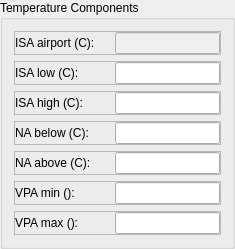
                        <widget class="QGroupBox" name="groupBox_4">
                         <property name="maximumSize">
                          <size>
                           <width>240</width>
                           <height>16777215</height>
                          </size>
                         </property>
                         <property name="title">
                          <string>Temperature Components</string>
                         </property>
                         <layout class="QVBoxLayout" name="verticalLayout_12">
                          <item>
                           <widget class="QFrame" name="frame_IasIA1_2">
                            <property name="sizePolicy">
                             <sizepolicy hsizetype="Minimum" vsizetype="Preferred">
                              <horstretch>0</horstretch>
                              <verstretch>0</verstretch>
                             </sizepolicy>
                            </property>
                            <property name="frameShape">
                             <enum>QFrame::StyledPanel</enum>
                            </property>
                            <property name="frameShadow">
                             <enum>QFrame::Raised</enum>
                            </property>
                            <layout class="QHBoxLayout" name="horizontalLayout_17">
                             <property name="spacing">
                              <number>0</number>
                             </property>
                             <property name="margin">
                              <number>0</number>
                             </property>
                             <item>
                              <widget class="QLabel" name="label_8">
                               <property name="minimumSize">
                                <size>
                                 <width>100</width>
                                 <height>0</height>
                                </size>
                               </property>
                               <property name="maximumSize">
                                <size>
                                 <width>120</width>
                                 <height>16777215</height>
                                </size>
                               </property>
                               <property name="font">
                                <font>
                                 <family>Arial</family>
                                 <weight>50</weight>
                                 <bold>false</bold>
                                </font>
                               </property>
                               <property name="text">
                                <string>ISA airport (C):</string>
                               </property>
                              </widget>
                             </item>
                             <item>
                              <widget class="QLineEdit" name="txtIsa_Airport">
                               <property name="enabled">
                                <bool>false</bool>
                               </property>
                               <property name="sizePolicy">
                                <sizepolicy hsizetype="Preferred" vsizetype="Fixed">
                                 <horstretch>0</horstretch>
                                 <verstretch>0</verstretch>
                                </sizepolicy>
                               </property>
                               <property name="minimumSize">
                                <size>
                                 <width>105</width>
                                 <height>0</height>
                                </size>
                               </property>
                               <property name="maximumSize">
                                <size>
                                 <width>100</width>
                                 <height>16777215</height>
                                </size>
                               </property>
                               <property name="font">
                                <font>
                                 <family>Arial</family>
                                 <weight>50</weight>
                                 <bold>false</bold>
                                </font>
                               </property>
                               <property name="text">
                                <string/>
                               </property>
                              </widget>
                             </item>
                            </layout>
                           </widget>
                          </item>
                          <item>
                           <widget class="QFrame" name="frame_IasIA1_3">
                            <property name="sizePolicy">
                             <sizepolicy hsizetype="Minimum" vsizetype="Preferred">
                              <horstretch>0</horstretch>
                              <verstretch>0</verstretch>
                             </sizepolicy>
                            </property>
                            <property name="frameShape">
                             <enum>QFrame::StyledPanel</enum>
                            </property>
                            <property name="frameShadow">
                             <enum>QFrame::Raised</enum>
                            </property>
                            <layout class="QHBoxLayout" name="horizontalLayout_18">
                             <property name="spacing">
                              <number>0</number>
                             </property>
                             <property name="margin">
                              <number>0</number>
                             </property>
                             <item>
                              <widget class="QLabel" name="label_9">
                               <property name="minimumSize">
                                <size>
                                 <width>100</width>
                                 <height>0</height>
                                </size>
                               </property>
                               <property name="maximumSize">
                                <size>
                                 <width>120</width>
                                 <height>16777215</height>
                                </size>
                               </property>
                               <property name="font">
                                <font>
                                 <family>Arial</family>
                                 <weight>50</weight>
                                 <bold>false</bold>
                                </font>
                               </property>
                               <property name="text">
                                <string>ISA low (C):</string>
                               </property>
                              </widget>
                             </item>
                             <item>
                              <widget class="QLineEdit" name="txtIsa_Low">
                               <property name="sizePolicy">
                                <sizepolicy hsizetype="Preferred" vsizetype="Fixed">
                                 <horstretch>0</horstretch>
                                 <verstretch>0</verstretch>
                                </sizepolicy>
                               </property>
                               <property name="minimumSize">
                                <size>
                                 <width>105</width>
                                 <height>0</height>
                                </size>
                               </property>
                               <property name="maximumSize">
                                <size>
                                 <width>100</width>
                                 <height>16777215</height>
                                </size>
                               </property>
                               <property name="font">
                                <font>
                                 <family>Arial</family>
                                 <weight>50</weight>
                                 <bold>false</bold>
                                </font>
                               </property>
                               <property name="text">
                                <string/>
                               </property>
                              </widget>
                             </item>
                            </layout>
                           </widget>
                          </item>
                          <item>
                           <widget class="QFrame" name="frame_IasIA1_4">
                            <property name="sizePolicy">
                             <sizepolicy hsizetype="Minimum" vsizetype="Preferred">
                              <horstretch>0</horstretch>
                              <verstretch>0</verstretch>
                             </sizepolicy>
                            </property>
                            <property name="frameShape">
                             <enum>QFrame::StyledPanel</enum>
                            </property>
                            <property name="frameShadow">
                             <enum>QFrame::Raised</enum>
                            </property>
                            <layout class="QHBoxLayout" name="horizontalLayout_19">
                             <property name="spacing">
                              <number>0</number>
                             </property>
                             <property name="margin">
                              <number>0</number>
                             </property>
                             <item>
                              <widget class="QLabel" name="label_10">
                               <property name="minimumSize">
                                <size>
                                 <width>100</width>
                                 <height>0</height>
                                </size>
                               </property>
                               <property name="maximumSize">
                                <size>
                                 <width>120</width>
                                 <height>16777215</height>
                                </size>
                               </property>
                               <property name="font">
                                <font>
                                 <family>Arial</family>
                                 <weight>50</weight>
                                 <bold>false</bold>
                                </font>
                               </property>
                               <property name="text">
                                <string>ISA high (C):</string>
                               </property>
                              </widget>
                             </item>
                             <item>
                              <widget class="QLineEdit" name="txtIsa_High">
                               <property name="sizePolicy">
                                <sizepolicy hsizetype="Preferred" vsizetype="Fixed">
                                 <horstretch>0</horstretch>
                                 <verstretch>0</verstretch>
                                </sizepolicy>
                               </property>
                               <property name="minimumSize">
                                <size>
                                 <width>105</width>
                                 <height>0</height>
                                </size>
                               </property>
                               <property name="maximumSize">
                                <size>
                                 <width>100</width>
                                 <height>16777215</height>
                                </size>
                               </property>
                               <property name="font">
                                <font>
                                 <family>Arial</family>
                                 <weight>50</weight>
                                 <bold>false</bold>
                                </font>
                               </property>
                               <property name="text">
                                <string/>
                               </property>
                              </widget>
                             </item>
                            </layout>
                           </widget>
                          </item>
                          <item>
                           <widget class="QFrame" name="frame_IasIA1_5">
                            <property name="sizePolicy">
                             <sizepolicy hsizetype="Minimum" vsizetype="Preferred">
                              <horstretch>0</horstretch>
                              <verstretch>0</verstretch>
                             </sizepolicy>
                            </property>
                            <property name="frameShape">
                             <enum>QFrame::StyledPanel</enum>
                            </property>
                            <property name="frameShadow">
                             <enum>QFrame::Raised</enum>
                            </property>
                            <layout class="QHBoxLayout" name="horizontalLayout_20">
                             <property name="spacing">
                              <number>0</number>
                             </property>
                             <property name="margin">
                              <number>0</number>
                             </property>
                             <item>
                              <widget class="QLabel" name="label_11">
                               <property name="minimumSize">
                                <size>
                                 <width>100</width>
                                 <height>0</height>
                                </size>
                               </property>
                               <property name="maximumSize">
                                <size>
                                 <width>120</width>
                                 <height>16777215</height>
                                </size>
                               </property>
                               <property name="font">
                                <font>
                                 <family>Arial</family>
                                 <weight>50</weight>
                                 <bold>false</bold>
                                </font>
                               </property>
                               <property name="text">
                                <string>NA below (C):</string>
                               </property>
                              </widget>
                             </item>
                             <item>
                              <widget class="QLineEdit" name="txtNA_Below">
                               <property name="sizePolicy">
                                <sizepolicy hsizetype="Preferred" vsizetype="Fixed">
                                 <horstretch>0</horstretch>
                                 <verstretch>0</verstretch>
                                </sizepolicy>
                               </property>
                               <property name="minimumSize">
                                <size>
                                 <width>105</width>
                                 <height>0</height>
                                </size>
                               </property>
                               <property name="maximumSize">
                                <size>
                                 <width>100</width>
                                 <height>16777215</height>
                                </size>
                               </property>
                               <property name="font">
                                <font>
                                 <family>Arial</family>
                                 <weight>50</weight>
                                 <bold>false</bold>
                                </font>
                               </property>
                               <property name="text">
                                <string/>
                               </property>
                              </widget>
                             </item>
                            </layout>
                           </widget>
                          </item>
                          <item>
                           <widget class="QFrame" name="frame_IasIA1_6">
                            <property name="sizePolicy">
                             <sizepolicy hsizetype="Minimum" vsizetype="Preferred">
                              <horstretch>0</horstretch>
                              <verstretch>0</verstretch>
                             </sizepolicy>
                            </property>
                            <property name="frameShape">
                             <enum>QFrame::StyledPanel</enum>
                            </property>
                            <property name="frameShadow">
                             <enum>QFrame::Raised</enum>
                            </property>
                            <layout class="QHBoxLayout" name="horizontalLayout_21">
                             <property name="spacing">
                              <number>0</number>
                             </property>
                             <property name="margin">
                              <number>0</number>
                             </property>
                             <item>
                              <widget class="QLabel" name="label_12">
                               <property name="minimumSize">
                                <size>
                                 <width>100</width>
                                 <height>0</height>
                                </size>
                               </property>
                               <property name="maximumSize">
                                <size>
                                 <width>120</width>
                                 <height>16777215</height>
                                </size>
                               </property>
                               <property name="font">
                                <font>
                                 <family>Arial</family>
                                 <weight>50</weight>
                                 <bold>false</bold>
                                </font>
                               </property>
                               <property name="text">
                                <string>NA above (C):</string>
                               </property>
                              </widget>
                             </item>
                             <item>
                              <widget class="QLineEdit" name="txtNA_Above">
                               <property name="sizePolicy">
                                <sizepolicy hsizetype="Preferred" vsizetype="Fixed">
                                 <horstretch>0</horstretch>
                                 <verstretch>0</verstretch>
                                </sizepolicy>
                               </property>
                               <property name="minimumSize">
                                <size>
                                 <width>105</width>
                                 <height>0</height>
                                </size>
                               </property>
                               <property name="maximumSize">
                                <size>
                                 <width>100</width>
                                 <height>16777215</height>
                                </size>
                               </property>
                               <property name="font">
                                <font>
                                 <family>Arial</family>
                                 <weight>50</weight>
                                 <bold>false</bold>
                                </font>
                               </property>
                               <property name="text">
                                <string/>
                               </property>
                              </widget>
                             </item>
                            </layout>
                           </widget>
                          </item>
                          <item>
                           <widget class="QFrame" name="frame_IasIA1_7">
                            <property name="sizePolicy">
                             <sizepolicy hsizetype="Minimum" vsizetype="Preferred">
                              <horstretch>0</horstretch>
                              <verstretch>0</verstretch>
                             </sizepolicy>
                            </property>
                            <property name="frameShape">
                             <enum>QFrame::StyledPanel</enum>
                            </property>
                            <property name="frameShadow">
                             <enum>QFrame::Raised</enum>
                            </property>
                            <layout class="QHBoxLayout" name="horizontalLayout_22">
                             <property name="spacing">
                              <number>0</number>
                             </property>
                             <property name="margin">
                              <number>0</number>
                             </property>
                             <item>
                              <widget class="QLabel" name="label_13">
                               <property name="minimumSize">
                                <size>
                                 <width>100</width>
                                 <height>0</height>
                                </size>
                               </property>
                               <property name="maximumSize">
                                <size>
                                 <width>120</width>
                                 <height>16777215</height>
                                </size>
                               </property>
                               <property name="font">
                                <font>
                                 <family>Arial</family>
                                 <weight>50</weight>
                                 <bold>false</bold>
                                </font>
                               </property>
                               <property name="text">
                                <string>VPA min ():</string>
                               </property>
                              </widget>
                             </item>
                             <item>
                              <widget class="QLineEdit" name="txtVPA_Min">
                               <property name="sizePolicy">
                                <sizepolicy hsizetype="Preferred" vsizetype="Fixed">
                                 <horstretch>0</horstretch>
                                 <verstretch>0</verstretch>
                                </sizepolicy>
                               </property>
                               <property name="minimumSize">
                                <size>
                                 <width>105</width>
                                 <height>0</height>
                                </size>
                               </property>
                               <property name="maximumSize">
                                <size>
                                 <width>100</width>
                                 <height>16777215</height>
                                </size>
                               </property>
                               <property name="font">
                                <font>
                                 <family>Arial</family>
                                 <weight>50</weight>
                                 <bold>false</bold>
                                </font>
                               </property>
                               <property name="text">
                                <string/>
                               </property>
                              </widget>
                             </item>
                            </layout>
                           </widget>
                          </item>
                          <item>
                           <widget class="QFrame" name="frame_IasIA1_8">
                            <property name="sizePolicy">
                             <sizepolicy hsizetype="Minimum" vsizetype="Preferred">
                              <horstretch>0</horstretch>
                              <verstretch>0</verstretch>
                             </sizepolicy>
                            </property>
                            <property name="frameShape">
                             <enum>QFrame::StyledPanel</enum>
                            </property>
                            <property name="frameShadow">
                             <enum>QFrame::Raised</enum>
                            </property>
                            <layout class="QHBoxLayout" name="horizontalLayout_23">
                             <property name="spacing">
                              <number>0</number>
                             </property>
                             <property name="margin">
                              <number>0</number>
                             </property>
                             <item>
                              <widget class="QLabel" name="label_14">
                               <property name="minimumSize">
                                <size>
                                 <width>100</width>
                                 <height>0</height>
                                </size>
                               </property>
                               <property name="maximumSize">
                                <size>
                                 <width>120</width>
                                 <height>16777215</height>
                                </size>
                               </property>
                               <property name="font">
                                <font>
                                 <family>Arial</family>
                                 <weight>50</weight>
                                 <bold>false</bold>
                                </font>
                               </property>
                               <property name="text">
                                <string>VPA max ():</string>
                               </property>
                              </widget>
                             </item>
                             <item>
                              <widget class="QLineEdit" name="txtVPA_Max">
                               <property name="sizePolicy">
                                <sizepolicy hsizetype="Preferred" vsizetype="Fixed">
                                 <horstretch>0</horstretch>
                                 <verstretch>0</verstretch>
                                </sizepolicy>
                               </property>
                               <property name="minimumSize">
                                <size>
                                 <width>105</width>
                                 <height>0</height>
                                </size>
                               </property>
                               <property name="maximumSize">
                                <size>
                                 <width>100</width>
                                 <height>16777215</height>
                                </size>
                               </property>
                               <property name="font">
                                <font>
                                 <family>Arial</family>
                                 <weight>50</weight>
                                 <bold>false</bold>
                                </font>
                               </property>
                               <property name="text">
                                <string/>
                               </property>
                              </widget>
                             </item>
                            </layout>
                           </widget>
                          </item>
                         </layout>
                        </widget>
